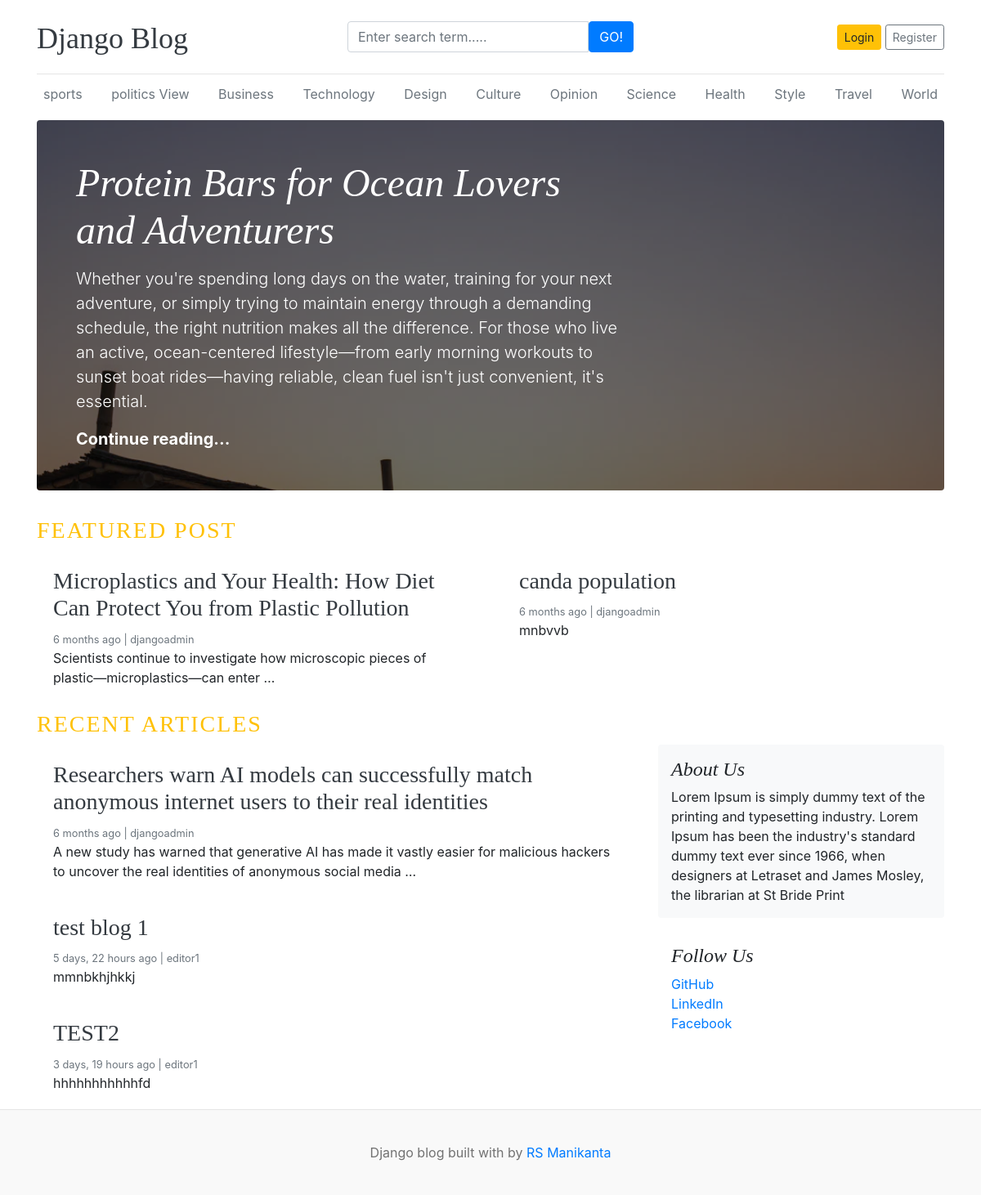
Before: / with the older database file.
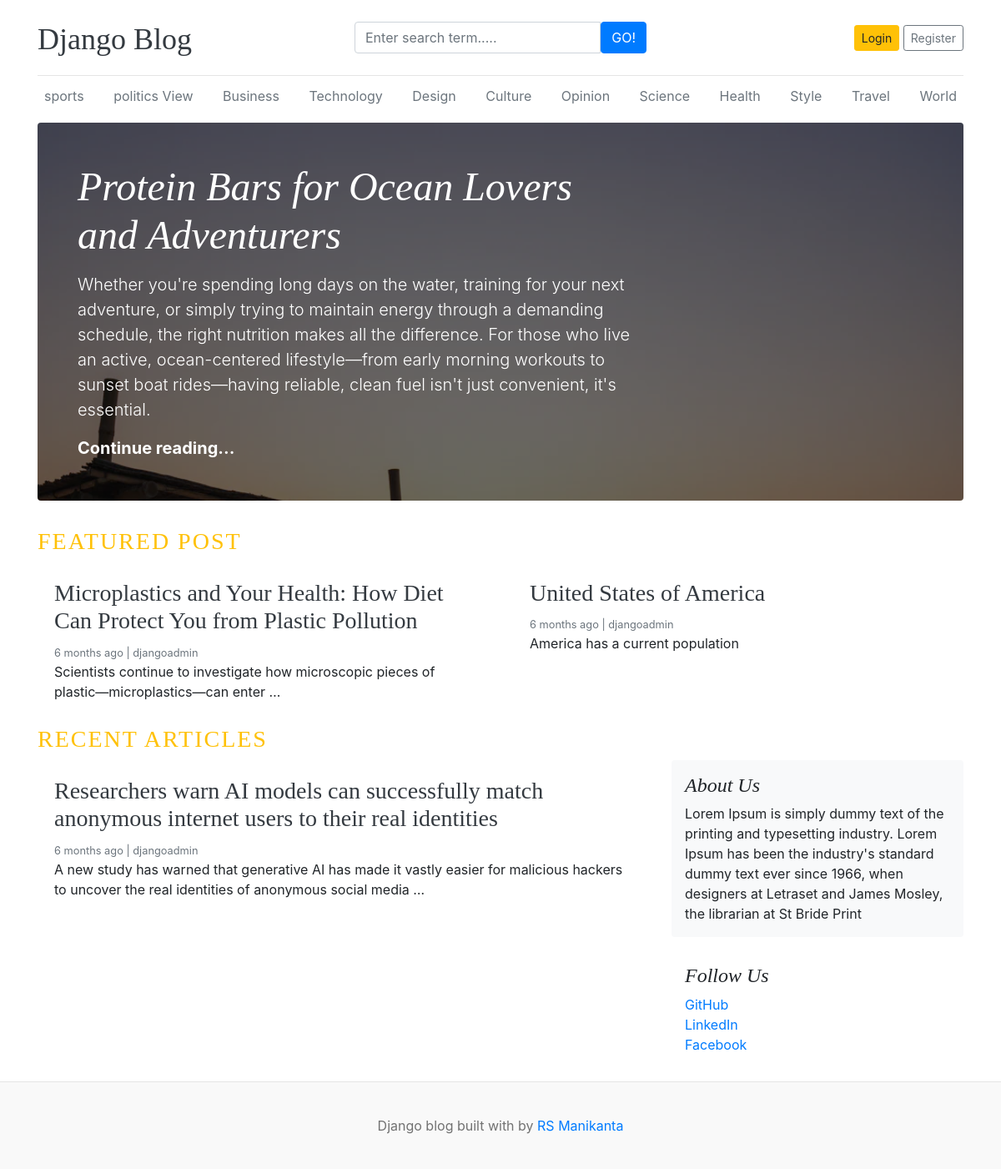
After: the same page with the newer database file.
### blogs/models.py (models this page shows, shortened)
class Category(models.Model):
    category_name =models.CharField(max_length=50,unique=True)
    created_at =models.DateTimeField(auto_now_add=True)
    updated_at =models.DateTimeField(auto_now=True)
    class Meta:
        verbose_name_plural='categories'
    def __str__(self):
        return self.category_name

class Blog(models.Model):
    title = models.CharField(max_length=100)
    slug= models.SlugField(max_length=150,unique=True,blank=True)
    category= models.ForeignKey(Category,on_delete=models.CASCADE)
    author= models.ForeignKey(User,on_delete=models.CASCADE)
    featured_image = models.ImageField(upload_to='upload/%y/%m/%d')
    short_description = models.TextField(max_length=500)
    blog_body = models.TextField(max_length=2000)
    status=models.CharField(max_length=20,choices=STATUS_CHOICES,default="Draft")
    is_featured=models.BooleanField(default=False)
    created_at=models.DateTimeField(auto_now_add=True)
    updated_at=models.DateTimeField(auto_now=True)

### assignments/models.py (models this page shows, shortened)
class About(models.Model):
    about_heading = models.CharField(max_length=25)
    about_description = models.TextField(max_length=225)
    created_at=models.DateTimeField(auto_now_add=True)
    updated_at=models.DateTimeField(auto_now=True)
    class Meta:
        verbose_name_plural='About'

class SocialLink(models.Model):
    platform = models.CharField(max_length=25)
    link = models.URLField(max_length=100)
    created_at=models.DateTimeField(auto_now_add=True)
    updated_at=models.DateTimeField(auto_now=True)

### blog_main/views.py (the view)
# urls.py: 2. Add a URL to urlpatterns:  path('', views.home, name='home')
def home(request):
    featured_post = Blog.objects.filter(is_featured=True,status='Published').order_by('updated_at')
    posts=Blog.objects.filter(is_featured=False,status='Published')
    try:
        about = About.objects.get()
    except:
        about=None
    context={
        'featured_post':featured_post,
        'posts':posts,
        'about':about,
    }
    return render(request,'home.html',context)

### blogs/context_processors.py (called while the page is built)
def get_categories(request):
    categories = Category.objects.all()
    return dict(categories=categories)

def get_social_links(request):
    social_links = SocialLink.objects.all()
    return dict(social_links=social_links)

### templates/home.html
{% extends 'base.html' %}
    {% block content%}
  {% for post in featured_post %}
  {% if forloop.first %}
<div class="jumbotron p-3 p-md-5 text-white rounded bg-dark" style="background-image: url({{ post.featured_image.url }});background-blend-mode: overlay;background-size:cover;">
    <div class="col-md-8 px-0">
      <h1 class="display-4 font-italic">{{post.title}}</h1>
      <p class="lead my-3">{{post.short_description}}</p>
      <p class="lead mb-0"><a href="{% url 'blogs' post.slug %}" class="text-white font-weight-bold">Continue reading...</a></p>
    </div>
  </div>
  {% endif %}
  {% endfor %}
  <h3 class="text-uppercase text-warning " style="letter-spacing: 2px;">Featured Post</h3>
<div class="row mb-2">
    {% for post in featured_post %}
        {% if not forloop.first %}
            <div class="col-md-6">
                <div class="card border-0">
                    <div class="card-body">
                        <h3> <a href="{% url 'blogs' post.slug %}" class="text-dark">{{ post.title }}</a></h3>
                        <small class="mb-1 text-muted">
                            {{ post.created_at | timesince }} ago | {{ post.author }}
                        </small>
                        <p class="card-text">
                            {{ post.short_description | truncatewords:10 }}
                        </p>
                    </div>
                </div>
            </div>
        {% endif %}
    {% endfor %}
</div>
 <h3 class="text-uppercase text-warning " style="letter-spacing: 2px;">Recent Articles</h3>
  <main role="main" class="container p-0">
    <div class="row">
      <div class="col-md-8 blog-main">
        {% for post in posts %}
<div class="card border-0">
                    <div class="card-body">
                        <h3><a href="{% url 'blogs' post.slug %}"class="text-dark">{{ post.title }}</a></h3>
                        <small class="mb-1 text-muted">
                            {{ post.created_at | timesince }} ago | {{ post.author }}
                        </small>
                        <p class="card-text">
                            {{ post.short_description | truncatewords:25 }}</p>
                    </div>
                </div>
      {% endfor  %}
      </div>
      <aside class="col-md-4 blog-sidebar">
        <div class="p-3 mb-3 bg-light rounded">
          <h4 class="font-italic">{{ about.about_heading }}</h4>
          <p class="mb-0">{{ about.about_description }}</p>
        </div>
        {% if social_links %}
        <div class="p-3">
          <h4 class="font-italic">Follow Us</h4>
          <ol class="list-unstyled">
            {% for i in social_links %}
            <li><a href="{{i.link}}" target="_blank">{{ i.platform }}</a></li>
            {% endfor %}
          </ol>
        </div>
        {% endif %}
      </aside>
    </div>
  </main>
</div>
{% endblock %}

### templates/base.html (shortened to what this page needs)
{% load static %}
<!DOCTYPE html>
<html lang="en">
<head>
    <link href="https://getbootstrap.com/docs/4.0/dist/css/bootstrap.min.css" rel="stylesheet">
    <link href="{% static 'css/blog.css' %}" rel="stylesheet">
    <link rel="stylesheet" href="https://cdnjs.cloudflare.com/ajax/libs/font-awesome/4.7.0/css/font-awesome.min.css">
  </head>
<body>
    <div class="container">
      <header class="blog-header py-3">
        <div class="row flex-nowrap justify-content-between align-items-center">
          <div class="col-4 pt-1">
            <a class="blog-header-logo text-dark" href="/">Django Blog</a>
          </div>
          <div class="col-4">
            <form action="{% url 'search' %}" method="GET">
            <div class="input-group">
              <input class="form-control" type="text" name="keyword" value="{{ keyword }}" placeholder="Enter search term....." aria-label="Enter Search term">
              <button type="submit" class="btn btn-primary" id="button-search" type="button">GO!</button>
            </div>
           </form>
          </div>
          <div class="col-4 d-flex justify-content-end align-items-center">
            {% if not user.is_authenticated %}
            <a class="btn btn-sm btn-warning" href="{% url 'login' %}">Login</a> &nbsp;
            <a class="btn btn-sm btn-outline-secondary" href="{% url 'register' %}">Register</a>
            {% else %}
            <span><a href="{% url 'dashboard' %}">Dashboard</a></span>
            &emsp;
            <span><a href="{% url 'logout' %}">Logout</a></span>
            {% endif %}
          </div>
        </div>
      </header>
      <div class="nav-scroller py-1 mb-2">
        <nav class="nav d-flex justify-content-between">
          {% for cat in categories %}
          <a class="p-2 text-muted" href="{% url 'posts_by_category' cat.id %}">{{ cat }}</a>
          {% endfor %}
        </nav>
      </div>
{% block content %}
{% endblock %}
 <footer class="blog-footer">
  <p>Django blog built with  by <a href="#">RS Manikanta </a></p>
</footer>
</body>
</html>

### blog_main/static/css/blog.css (style rules this page uses)
.blog-header { border-bottom: 1px solid #e5e5e5; }
.blog-header-logo { font-family: "Playfair Display", Georgia, "Times New Roman", serif; font-size: 2.25rem; }
h1, h2, h3, h4, h5, h6 { font-family: "Playfair Display", Georgia, "Times New Roman", serif; }
.display-4 { font-size: 2.5rem; }
@media (min-width: 768px) { .display-4 { font-size: 3rem; } }
.blog-footer { padding: 2.5rem 0; color: #727272; text-align: center; background-color: #f9f9f9; border-top: .05rem solid #e5e5e5; }
.blog-footer p:last-child { margin-bottom: 0; }

Changed rows visible on the page:
removed Blog: title "test blog 1", created_at "5 days, 22 hours", author "editor1", short_description "mmnbkhjhkkj", shown under "RECENT ARTICLES"
removed Blog: title "TEST2", created_at "3 days, 19 hours", author "editor1", short_description "hhhhhhhhhhhfd", shown under "RECENT ARTICLES"
changed Blog: title "canda population" → "United States of America"; short_description "mnbvvb" → "America has a current population"
